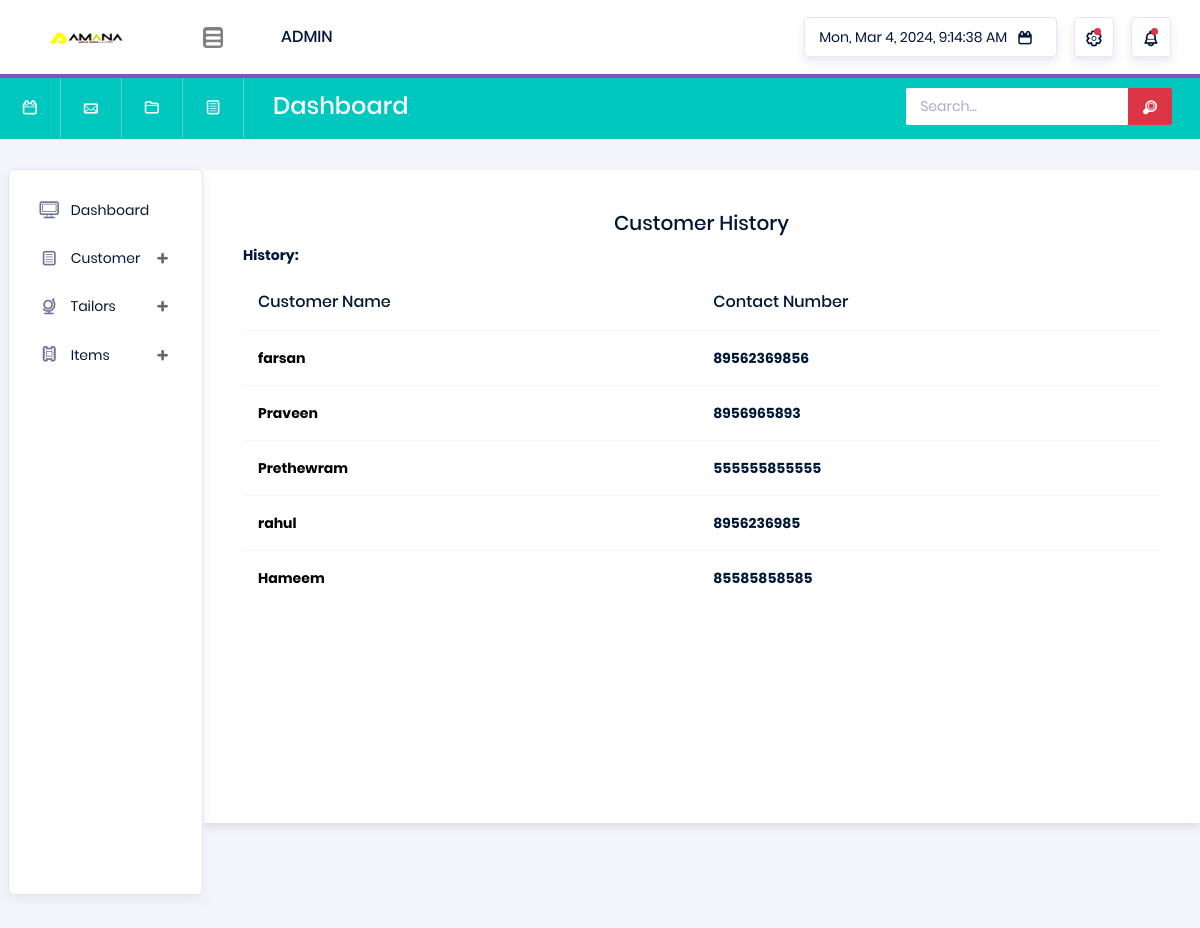
Screenshot of /dashboard/customer_list/ with the database file from the repository.
### dashboard/models.py (models this page shows, shortened)
class Customer(models.Model):
    name = models.CharField(max_length=100)
    mobile = models.CharField(max_length=15, unique=True)
    length = models.CharField(max_length=15)
    shoulder = models.CharField(max_length=15)
    SLEEVE_CHOICES = [
        ('half_sleeve', 'Half Sleeve'),
        ('full_sleeve', 'Full Sleeve'),
    ]
    sleeve_type = models.CharField(
        max_length=15,
        choices=SLEEVE_CHOICES,
        default='half_sleeve',
    )
    sleeve_length = models.CharField(max_length=15)
    neck = models.CharField(max_length=15)
    neck_round = models.CharField(max_length=15,null=True)
    collar = models.CharField(max_length=15,null=True)
    regal = models.CharField(max_length=15)
    loose = models.CharField(max_length=15)
    wrist = models.CharField(max_length=15,null=True)
    pocket = models.CharField(max_length=15)
    CUFF_CHOICES = [
        ('cuff', 'Cuff'),
        ('normal', 'Normal'),
    ]
    cuff_type = models.CharField(
        max_length=10,
        choices=CUFF_CHOICES,
        default='normal',
    )
    cuff_length = models.CharField(max_length=15)
    bottom1 = models.CharField(max_length=50)
    bottom2 = models.CharField(max_length=50)
    BUTTON_CHOICES = [
        ('bayyin_mahfi', 'Bayyin Mahfi'),
        ('zip_mahfi', 'Zip Mahfi'),
        ('mahfi', 'Mahfi'),
        ('button_bayyin', 'Button Bayyin'),
    ]
    button_type = models.CharField(
        max_length=15,
        choices=BUTTON_CHOICES,
    )
    order_date = models.DateField(auto_now_add=True)
    delivery_date = models.DateField()
    tailor = models.ForeignKey(AddTailors, on_delete=models.SET_NULL, null=True)
    description = models.CharField(blank=True, null=True,max_length=100000)
    history = models.TextField(blank=True, null=True)
    bill_number = models.CharField(max_length=15, null=True, blank=True, unique=True)
    STATUS_CHOICES = [
        ('assigned', 'Assigned'),
        ('in_progress', 'In Progress'),
        ('completed', 'Completed'),
    ]
    status = models.CharField(
        max_length=20,
        choices=STATUS_CHOICES,
        default='assigned',
    )

### dashboard/views.py (the view)
# urls.py: path('customer_list/', views.all_customers, name='customer_list'),
def all_customers(request):
    customers = Customer.objects.all()
    return render(request, 'customer_list.html', {'customers': customers})

### dashboard/Templates/customer_list.html (shortened to what this page needs)
<!DOCTYPE html>
{% load static %}
<html lang="en">
<head>
  <link rel="stylesheet" href="{% static 'vendors/typicons/typicons.css' %}">
  <link rel="stylesheet" href="{% static 'vendors/css/vendor.bundle.base.css' %}">
  <link rel="stylesheet" href="{% static 'css/vertical-layout-light/style.css' %}">
</head>
<body>
  <div class="container-scroller" >
    <nav class="navbar col-lg-12 col-12 p-0 fixed-top d-flex flex-row">
      <div class="navbar-brand-wrapper d-flex justify-content-center" style="background-color:white;">
        <div class="navbar-brand-inner-wrapper d-flex justify-content-between align-items-center w-100" >
          <a class="navbar-brand brand-logo" href="index.html"><img src="{% static 'images/logo.png' %}" alt="logo"/></a>
          <button class="navbar-toggler navbar-toggler align-self-center" type="button" data-toggle="minimize" style="background-color:grey;">
            <span class="typcn typcn-th-menu"></span>
          </button>
        </div>
      </div>
      <div class="navbar-menu-wrapper d-flex align-items-center justify-content-end" style="background-color:white;">
        <ul class="navbar-nav mr-lg-2">
          <li class="nav-item nav-profile dropdown">
            <a class="nav-link" href="#" data-toggle="dropdown" id="profileDropdown">
              <span class="nav-profile-name">ADMIN</span>
            </a>
          </li>
        </ul>
        <ul class="navbar-nav navbar-nav-right">
          <li class="nav-item nav-date dropdown">
    <a class="nav-link d-flex justify-content-center align-items-center" href="javascript:;">
        <h6 class="date mb-0" id="currentDateTime"></h6>
        <i class="typcn typcn-calendar"></i>
    </a>
         </li>
          <li class="nav-item dropdown">
            <a class="nav-link count-indicator dropdown-toggle d-flex justify-content-center align-items-center" id="messageDropdown" href="#" data-toggle="dropdown">
              <i class="typcn typcn-cog-outline mx-0"></i>
              <span class="count"></span>
            </a>
          </li>
          <li class="nav-item dropdown mr-0">
            <a class="nav-link count-indicator dropdown-toggle d-flex align-items-center justify-content-center" id="notificationDropdown" href="#" data-toggle="dropdown">
              <i class="typcn typcn-bell mx-0"></i>
              <span class="count"></span>
            </a>
          </li>
        </ul>
      </div>
    </nav>
    <nav class="navbar-breadcrumb col-xl-12 col-12 d-flex flex-row p-0">
      <div class="navbar-links-wrapper d-flex align-items-stretch">
        <div class="nav-link">
          <a href="javascript:;"><i class="typcn typcn-calendar-outline"></i></a>
        </div>
        <div class="nav-link">
          <a href="javascript:;"><i class="typcn typcn-mail"></i></a>
        </div>
        <div class="nav-link">
          <a href="javascript:;"><i class="typcn typcn-folder"></i></a>
        </div>
        <div class="nav-link">
          <a href="javascript:;"><i class="typcn typcn-document-text"></i></a>
        </div>
      </div>
      <div class="navbar-menu-wrapper d-flex align-items-center justify-content-end">
        <ul class="navbar-nav mr-lg-2">
          <li class="nav-item ml-0">
            <h4 class="mb-0">Dashboard</h4>
          </li>
        </ul>
        <ul class="navbar-nav navbar-nav-right">
          <li class="nav-item nav-search d-none d-md-block mr-0">
            <div class="input-group">
              <input type="text" class="form-control" placeholder="Search..." aria-label="search" aria-describedby="search">
              <div class="input-group-prepend">
                <span class="input-group-text" id="search">
                  <i class="typcn typcn-zoom"></i>
                </span>
              </div>
            </div>
          </li>
        </ul>
      </div>
    </nav>
    <div class="container-fluid page-body-wrapper">
      <nav class="sidebar sidebar-offcanvas" id="sidebar" style="height:140px;">
        <ul class="nav">
          <li class="nav-item">
            <a class="nav-link" href="{% url 'dashboard' %}">
              <i class="typcn typcn-device-desktop menu-icon"></i>
              <span class="menu-title">Dashboard</span>
            </a>
          </li>
          <li class="nav-item">
            <a class="nav-link" data-toggle="collapse" href="#ui-basic" aria-expanded="false" aria-controls="ui-basic">
              <i class="typcn typcn-document-text menu-icon"></i>
              <span class="menu-title">Customer</span>
              <i class="menu-arrow"></i>
            </a>
          </li>
          <li class="nav-item">
            <a class="nav-link" data-toggle="collapse" href="#error" aria-expanded="false" aria-controls="error">
              <i class="typcn typcn-globe-outline menu-icon"></i>
              <span class="menu-title">Tailors</span>
              <i class="menu-arrow"></i>
            </a>
          </li>
           <li class="nav-item">
            <a class="nav-link" data-toggle="collapse" href="#form-elements" aria-expanded="false" aria-controls="form-elements">
              <i class="typcn typcn-film menu-icon"></i>
              <span class="menu-title">Items</span>
              <i class="menu-arrow"></i>
            </a>
          </li>
        </ul>
      </nav>
<div class="container form-container" style="margin-top:1px;">
  <div class="">
      <div class="card-body">
          <h5 style="text-align:center; margin-top:3px;" class="card-title">Customer History</h5>
          <p><strong>History:</strong> {{ customer.name }}</p>
          <div class="table-responsive">
              <table class="table">
                  <thead>
                      <tr>
                          <th>Customer Name</th>
                          <th>Contact Number</th>
                      </tr>
                  </thead>
                  <tbody>
                      {% for customer in customers %}
                      <tr>
                          <td><strong><a href="{% url 'customer_history' customer_id=customer.id %}" style="color: black;">{{ customer.name }}</a></strong></td>
                          <td><strong>{{ customer.mobile}}</strong></td>
                      </tr>
                      {% endfor %}
                  </tbody>
              </table>
          </div>
      </div>
  </div>
</div>
        </div>
      </div>
</body>
</html>

### dashboard/Templates/customer_list.html (style rules this page uses)
body { background-color: #f8f9fa; }
.form-container { max-width: 1200px; margin: 35px auto; padding: 20px; background-color: #fff; box-shadow: 0 4px 8px rgba(0, 0, 0, 0.1); margin-bottom: 100px; height: 653px; overflow-y: auto; }

### rows the page displays
Customer: name "farsan", mobile "89562369856"
Customer: name "Praveen", mobile "8956965893"
Customer: name "Prethewram", mobile "555555855555"
Customer: name "rahul", mobile "8956236985"
Customer: name "Hameem", mobile "85585858585"
